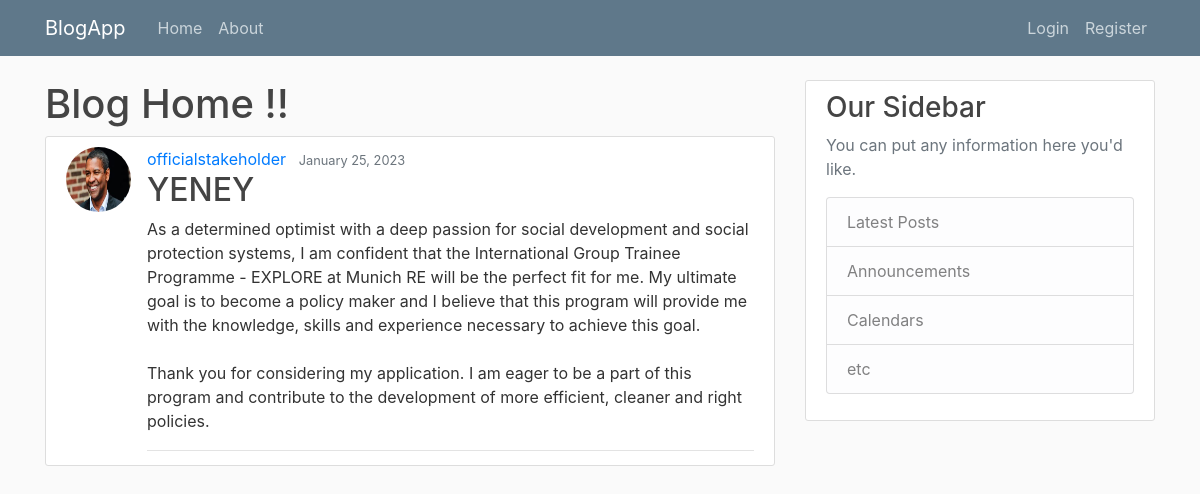
The app's page /post/14/ with its own data.
### blog/models.py (models this page shows, shortened)
class Post(models.Model):
    title = models.CharField(max_length=100)
    content = models.TextField()
    date_posted = models.DateTimeField(default=timezone.now)
    author = models.ForeignKey(User, on_delete=models.CASCADE)

### users/models.py (models this page shows, shortened)
class Profile(models.Model):
    user = models.OneToOneField(User, on_delete = models.CASCADE)
    image = models.ImageField(default ='default.jpeg', upload_to = 'profile_pics')

### blog/views.py (the view)
# urls.py: path('post/<int:pk>/', PostDetailView.as_view(), name= 'post-detail'),
class PostDetailView(DetailView):
    model = Post

### blog/templates/blog/post_detail.html (shortened to what this page needs)
{% extends "blog/base.html" %} {% block content1 %}
<h1>
    Blog Home !!
</h1>
<article class="media content-section">
    <img class="rounded-circle article-img" src="{{object.author.profile.image.url}}" alt="">
    <div class="media-body">
        <div class="article-metadata">
            <a class="mr-2" href="{% url 'user-posts' object.author.username %}">{{ object.author }}</a>
            <small class="text-muted">{{ object.date_posted|date:"F d, Y "}}</small>
            <h2 class="article-title">{{ object.title }}</h2>
            <p class="article-content">{{ object.content }}</p>
        </div>
    </div>
</article>
{% endblock content1 %}

### blog/static/blog/main.css (style rules this page uses)
body { background: #fafafa; color: #333333; margin-top: 5rem; }
h1, h2, h3, h4, h5, h6 { color: #444444; }
.content-section { background: #ffffff; padding: 10px 20px; border: 1px solid #dddddd; border-radius: 3px; margin-bottom: 20px; }
.article-title { color: #444444; }
.article-content { white-space: pre-line; }
.article-img { height: 65px; width: 65px; margin-right: 16px; }
.article-metadata { padding-bottom: 1px; margin-bottom: 4px; border-bottom: 1px solid #e3e3e3 }

### records on screen
Post: author.profile.image (picture), author "officialstakeholder", date_posted "January 25, 2023", title "YENEY", content "As a determined optimist with a deep passion for social development and social protection systems, I am confident that the International Group Trainee Programme - EXPLORE at Munich RE will be the perfect fit for me. My ultimate goal is to become a policy maker and I believe that this program will provide me with the knowledge, skills and experience necessary to achieve this goal. Thank you for considering my application. I am eager to be a part of this program and contribute to the development of more efficient, cleaner and right policies."
